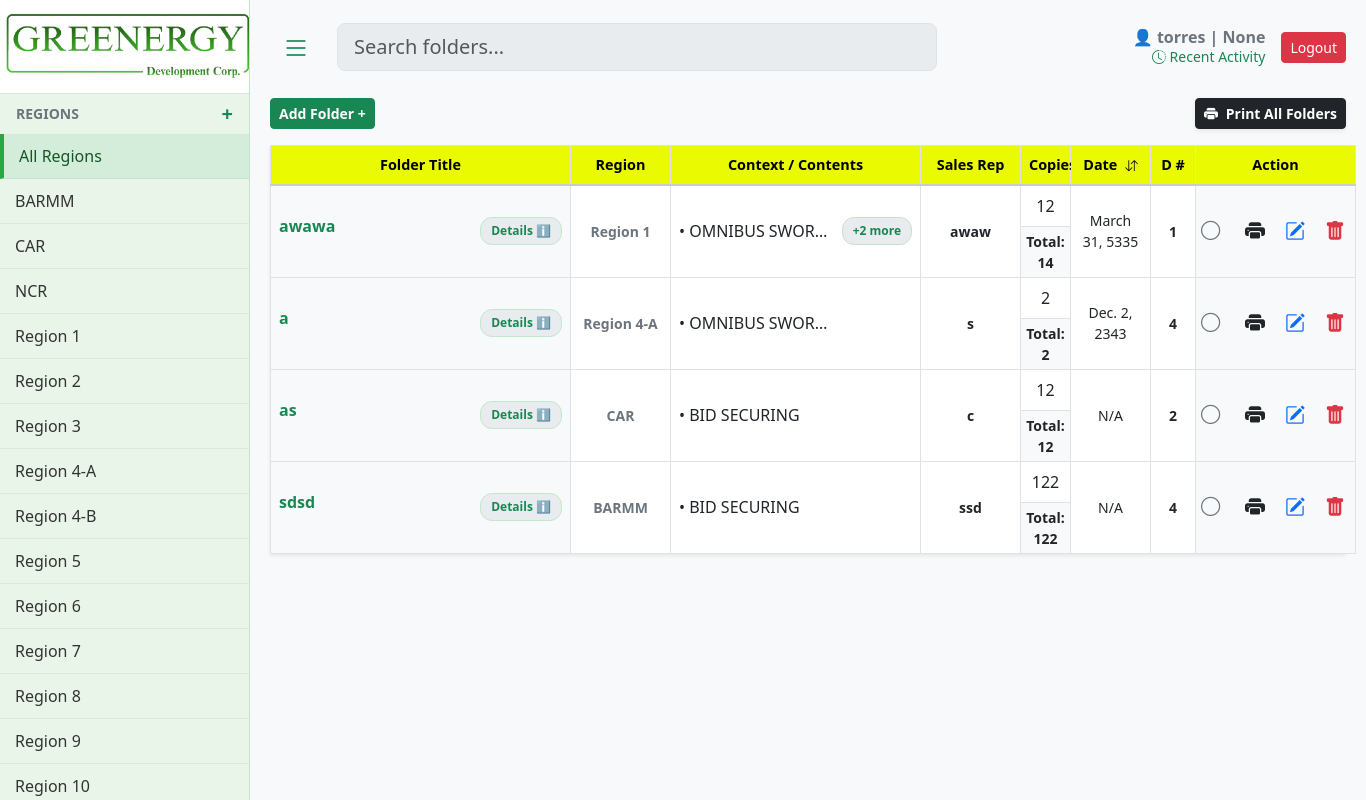
/ (signed in), run on the app's committed database.
### core/models.py (models this page shows, shortened)
class Region(models.Model):
    name = models.CharField(max_length=255, unique=True)

class User(AbstractUser):
    department = models.TextField(blank=True, null=True)

class Envelope(models.Model):
    region = models.ForeignKey(Region, on_delete=models.CASCADE)
    title = models.TextField()
    created_at = models.DateTimeField(auto_now_add=True)
    is_printed = models.BooleanField(default=False)

class Document(models.Model):
    envelope = models.ForeignKey(Envelope, on_delete=models.CASCADE, related_name='documents')
    title = models.TextField(blank=True)
    content_context = models.TextField()
    num_pages = models.IntegerField(default=1)
    date_notarized = models.DateField(null=True, blank=True)
    file_upload = models.FileField(upload_to='docs/', blank=True, null=True)

class EnvelopeMeta(models.Model):
    envelope = models.ForeignKey(Envelope, on_delete=models.CASCADE, related_name='meta_details')
    project_entity = models.TextField(blank=True, null=True)
    procuring_entity = models.TextField(blank=True, null=True)
    sales_name = models.TextField(blank=True, null=True)
    door_number = models.TextField(blank=True, null=True)

### core/views.py (the view, shortened to what this page needs)
# urls.py: path('', views.dashboard, name='dashboard'),
@login_required
def dashboard(request):
    if not Region.objects.exists():
        ph_regions = ["NCR", "CAR", "Region I", "Region II", "Region III", "Region IV-A", "Region IV-B", "Region V", "Region VI", "Region VII", "Region VIII", "Region IX", "Region X", "Region XI", "Region XII", "Region XIII", "BARMM"]
        for r in ph_regions: Region.objects.create(name=r)
    if not DocumentType.objects.exists():
        DocumentType.objects.create(name="SECRETARY'S CERTIFICATE")
        DocumentType.objects.create(name="OMNIBUS SWORN STATEMENT")
    regions = sorted(Region.objects.all(), key=lambda r: [int(t) if t.isdigit() else t.lower() for t in re.split('(\d+)', r.name)])
    doc_types = DocumentType.objects.all().order_by('name')
    selected_region_id = request.GET.get('region')
    envelopes = Envelope.objects.prefetch_related('documents', 'meta_details').annotate(
        latest_doc_date=Max('documents__date_notarized')
    ).order_by(F('latest_doc_date').desc(nulls_last=True), '-id')
    if selected_region_id:
        envelopes = envelopes.filter(region_id=selected_region_id)
    query = request.GET.get('q')
    for env in envelopes:
        env.total_pages = sum(d.num_pages for d in env.documents.all())
    recent_activity = AuditLog.objects.select_related('user').order_by('-timestamp')[:20]
    return render(request, 'core/dashboard.html', {
        'regions': regions,
        'envelopes': envelopes,
        'doc_types': doc_types,
        'selected_region_id': int(selected_region_id) if selected_region_id else None,
        'user': request.user,
        'recent_activity': recent_activity
    })

### core/templates/core/dashboard.html (shortened to what this page needs)
{% load static %}
<!DOCTYPE html>
<html lang="en">
<head>
    <link href="https://cdn.jsdelivr.net/npm/bootstrap@5.3.0/dist/css/bootstrap.min.css" rel="stylesheet">
    <link rel="stylesheet" href="https://cdn.jsdelivr.net/npm/bootstrap-icons@1.10.5/font/bootstrap-icons.css">
    <link rel="stylesheet" href="{% static 'core/css/dashboard.css' %}">
</head>
<body>
<div id="wrapper">
    {% include 'core/sidebar.html' %}
    <div id="page-content-wrapper">
        <div class="d-flex justify-content-between align-items-center mb-4">
            <div class="d-flex align-items-center" style="gap: 15px; flex: 1;">
                <button class="btn btn-outline-success border-0" id="menu-toggle"><i class="bi bi-list fs-3"></i></button>
                <div class="search-container">
                    <input id="searchInput" class="form-control form-control-lg pe-5" type="text" placeholder="Search folders..." style="background-color: #e9ecef;" autocomplete="off">
                </div>
            </div>
            <div class="d-flex align-items-center gap-3 ms-3">
                <div class="text-end" style="line-height: 1.2;">
                    <span class="fw-bold text-secondary d-block">👤 {{ user.username }} | {{ user.department }}</span>
                    <a href="#" class="small text-success text-decoration-none" data-bs-toggle="modal" data-bs-target="#activityModal">
                        <i class="bi bi-clock-history"></i> Recent Activity
                    </a>
                </div>
                <form action="{% url 'logout' %}" method="post">{% csrf_token %}<button type="submit" class="btn btn-danger btn-sm">Logout</button></form>
            </div>
        </div>
        <div class="d-flex justify-content-between align-items-center mb-3">
            <button class="btn btn-success btn-sm fw-bold" data-bs-toggle="modal" data-bs-target="#addEnvelopeModal">Add Folder +</button>
            <button class="btn btn-dark btn-sm fw-bold shadow-sm" data-bs-toggle="modal" data-bs-target="#printSelectionModal"><i class="bi bi-printer-fill me-1"></i> Print All Folders</button>
        </div>
        <div id="tableContainer" class="shadow-sm" style="background: white; overflow: visible;">
            <table class="table table-bordered custom-table mb-0" id="mainTable">
                <thead>
                    <tr>
                        <th class="text-center" style="width: 300px;">Folder Title</th>
                        <th class="text-center" style="width: 100px;">Region</th>
                        <th class="text-center" style="width: 250px;">Context / Contents</th>
                        <th class="text-center" style="width: 100px;">Sales Rep</th>
                        <th class="text-center" style="width: 50px;">Copies</th>
                        <th class="text-center sortable" style="width: 80px;" onclick="sortTableByDate()">
                            Date <i id="dateSortIcon" class="bi bi-arrow-down-up small ms-1"></i>
                        </th>
                        <th class="text-center" style="width: 45px;">D #</th>
                        <th class="text-center" style="width: 160px;">Action</th>
                    </tr>
                </thead>
                <tbody id="tableBody">
                    {% for env in envelopes %}
                    <tr data-date="{% with env.documents.first as d %}{{ d.date_notarized|date:'Y-m-d'|default:'0000-00-00' }}{% endwith %}">
                        <td class="align-middle bg-light">
                            <div class="d-flex align-items-start justify-content-between w-100 position-relative">
                                <div class="fw-bold text-success me-2" style="flex: 1; word-break: break-word; white-space: normal; line-height: 1.2;">
                                    {{ env.title }}
                                </div>
                                {% if env.meta_details.exists %}
                                    <div class="position-relative more-badge-container flex-shrink-0 ms-1">
                                        <span class="more-badge" onclick="togglePopup('details-popup-{{ env.id }}', event)">Details ℹ️</span>
                                    </div>
                                {% endif %}
                            </div>
                        </td>
                        <td class="align-middle text-center small fw-bold text-secondary">{{ env.region.name }}</td>
                        <td class="p-2 align-middle">
                            <div class="d-flex justify-content-between align-items-center w-100 position-relative">
                                <span class="text-dark text-truncate me-2" style="max-width: 65%;">{% if env.documents.first %}• {{ env.documents.first.content_context }}{% endif %}</span>
                                {% if env.documents.count > 1 %}
                                    <div class="position-relative more-badge-container">
                                        <div class="more-badge" onclick="togglePopup('content-popup-{{ env.id }}', event)">+{{ env.documents.count|add:"-1" }} more</div>
                                    </div>
                                {% endif %}
                            </div>
                        </td>
                        <td class="align-middle text-center small fw-bold text-dark">{% with env.meta_details.first as m %}{{ m.sales_name|default:"-" }}{% endwith %}</td>
                        <td class="p-0 text-center align-middle">
                            <div class="py-2">{% if env.documents.first %}{{ env.documents.first.num_pages }}{% endif %}</div>
                            <div class="fw-bold bg-light small border-top py-1 w-100">Total: {{ env.total_pages }}</div>
                        </td>
                        <td class="align-middle text-center small">{% with env.documents.first as first_doc %}{{ first_doc.date_notarized|default:"N/A" }}{% endwith %}</td>
                        <td class="align-middle text-center small fw-bold text-dark">{% with env.meta_details.first as m %}{{ m.door_number|default:"-" }}{% endwith %}</td>
                        <td class="align-middle text-center bg-light">
                            <div class="action-cell">
                                {% if env.is_printed %}
                                    <i class="bi bi-check-circle-fill text-success check-circle" id="check-{{ env.id }}" onclick="togglePrintedStatus({{ env.id }})" title="Mark as Unprinted"></i>
                                {% else %}
                                    <i class="bi bi-circle text-secondary check-circle" id="check-{{ env.id }}" onclick="togglePrintedStatus({{ env.id }})" title="Mark as Printed"></i>
                                {% endif %}
                                <button class="btn-icon text-dark" onclick="prepareSinglePrint({{ env.id }})" title="Print Folder"><i class="bi bi-printer-fill fs-5"></i></button>
                                <button class="btn-icon text-primary" data-bs-toggle="modal" data-bs-target="#editModal{{ env.id }}" title="Edit Folder"><i class="bi bi-pencil-square fs-5"></i></button>
                                <button class="btn-icon text-danger" data-bs-toggle="modal" data-bs-target="#deleteModal{{ env.id }}" title="Delete Folder"><i class="bi bi-trash-fill fs-5"></i></button>
                            </div>
                        </td>
                    </tr>
                    {% empty %}<tr><td colspan="9" class="text-center py-5 text-muted">No folders found.</td></tr>{% endfor %}
                </tbody>
            </table>
        </div>
    </div>
</div>
</body>
</html>

### core/templates/core/sidebar.html (shortened to what this page needs)
{% load static %}
<div id="sidebar-wrapper" class="d-flex flex-column">
    <a href="{% url 'dashboard' %}" class="text-decoration-none text-center border-bottom bg-white d-block" style="padding: 0;">
        <img src="{% static 'images/nergy.png' %}" alt="Greenergy" style="width: 100%; height: auto; display: block; margin-bottom: 10px; margin-top: 10px; margin-left: 5px;" >
    </a>
    <div class="d-flex justify-content-between align-items-center px-3 text-secondary" style="margin-top: 5px; margin-bottom: 5px;">
        <span class="small fw-bold">REGIONS</span>
        <a href="#" class="text-success text-decoration-none fw-bold fs-5" data-bs-toggle="modal" data-bs-target="#addRegionModal" title="Add Region">+</a>
    </div>
    <div class="list-group list-group-flush mb-auto">
        <div class="sidebar-item-container {% if not selected_region_id %}active{% endif %}">
            <a href="{% url 'dashboard' %}" class="sidebar-link">All Regions</a>
        </div>
        {% for region in regions %}
        <div class="sidebar-item-container {% if selected_region_id == region.id %}active{% endif %}">
            <a href="?region={{ region.id }}" class="sidebar-link" title="{{ region.name }}">{{ region.name }}</a>
        </div>
        {% endfor %}
    </div>
</div>

### core/static/core/css/dashboard.css (style rules this page uses)
body { background-color: #f8f9fa; font-family: 'Segoe UI', Tahoma, Geneva, Verdana, sans-serif; }
#wrapper { display: flex; width: 100%; align-items: stretch; transition: all 0.3s; }
#sidebar-wrapper { min-width: 250px; max-width: 250px; background-color: #e9f5e9; border-right: 1px solid #c3e6cb; min-height: 100vh; position: fixed; height: 100%; z-index: 1000; overflow-y: auto; }
#page-content-wrapper { width: calc(100% - 250px); margin-left: 250px; padding: 20px; transition: all 0.3s; }
.sidebar-item-container { padding: 10px 15px; color: #333; display: flex; justify-content: space-between; align-items: center; border-bottom: 1px solid rgba(0,0,0,0.05); }
.sidebar-item-container:hover, .sidebar-item-container.active { background-color: #d4edda; border-left: 4px solid #28a745; color: #155724; }
.sidebar-link { text-decoration: none; color: inherit; font-weight: 500; flex-grow: 1; white-space: nowrap; overflow: hidden; text-overflow: ellipsis; }
.custom-table { table-layout: fixed; width: 100%; }
.custom-table thead th { background-color: #eafa00 !important; color: #000; border-bottom: 2px solid #ccc; font-size: 0.9rem; vertical-align: middle; }
.custom-table td { vertical-align: middle; }
.more-badge { background-color: #e9ecef; color: #198754; font-size: 0.75rem; padding: 4px 10px; border-radius: 12px; cursor: pointer; font-weight: bold; border: 1px solid #c3e6cb; white-space: nowrap; display: inline-block; transition: 0.2s; }
.btn-icon { border: none; background: transparent; padding: 5px; transition: transform 0.2s; }
.search-container { position: relative; width: 100%; max-width: 600px; }

### core/templates/core/dashboard.html (style rules this page uses)
.custom-table { table-layout: fixed; width: 100%; }
.action-cell { display: flex; align-items: center; justify-content: center; gap: 10px; }
.check-circle { cursor: pointer; transition: transform 0.2s; font-size: 1.2rem; }
th.sortable { cursor: pointer; user-select: none; position: relative; }

### data on the page
Region: name "BARMM"
Region: name "CAR"
Region: name "NCR"
Region: name "Region 1"
Region: name "Region 2"
Region: name "Region 3"
Region: name "Region 4-A"
Region: name "Region 4-B"
Region: name "Region 5"
Region: name "Region 6"
Region: name "Region 7"
Region: name "Region 8"
Region: name "Region 9"
Region: name "Region 10"
User: username "torres", department "None"
Envelope: title "awawa", region.name "Region 1", documents.first.content_context "OMNIBUS SWOR…", documents.count|add "2", meta_details.first.sales_name "awaw", documents.first.num_pages "12", total_pages "14", documents.first.date_notarized "March 31, 5335", meta_details.first.door_number "1"
Envelope: title "a", region.name "Region 4-A", documents.first.content_context "OMNIBUS SWOR…", meta_details.first.sales_name "s", documents.first.num_pages "2", total_pages "2", documents.first.date_notarized "Dec. 2, 2343", meta_details.first.door_number "4"
Envelope: title "as", region.name "CAR", documents.first.content_context "BID SECURING", meta_details.first.sales_name "c", documents.first.num_pages "12", total_pages "12", documents.first.date_notarized "N/A", meta_details.first.door_number "2"
Envelope: title "sdsd", region.name "BARMM", documents.first.content_context "BID SECURING", meta_details.first.sales_name "ssd", documents.first.num_pages "122", total_pages "122", documents.first.date_notarized "N/A", meta_details.first.door_number "4"
